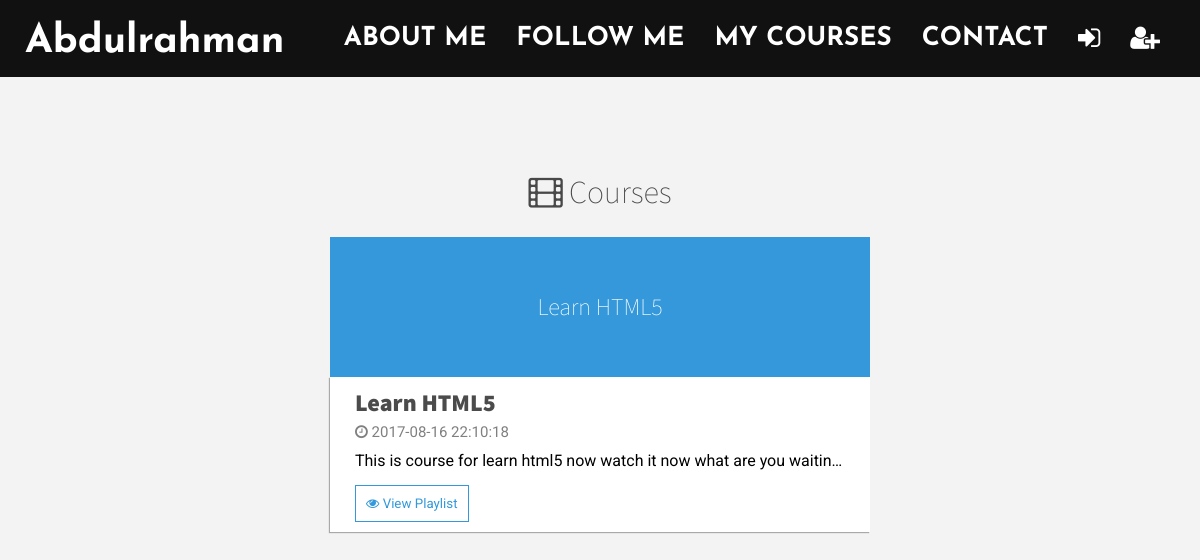
/courses.php, run on the app's committed database.
### tables this page shows
CREATE TABLE `courses` (
  `CourseID` int(11) NOT NULL,
  `CourseName` varchar(80) NOT NULL,
  `CourseDesc` text NOT NULL,
  `CourseDate` timestamp NOT NULL DEFAULT CURRENT_TIMESTAMP,
  `CourseLink` text NOT NULL,
  `Lessons` varchar(50) NOT NULL,
  `Lang` varchar(50) NOT NULL
);

### courses.php (the view, shortened to what this page needs)
<?php
  include('incs/all.php');
  $courses = $conn->prepare("SELECT * FROM courses");
  $courses->execute();
  $courses_data = $courses->fetchAll();
?>
  <h1 class='center _100 light gray mb-25'><i class='fa fa-film'></i> Courses</h1>
  <article class="courses-container">
    <?php foreach ($courses_data as $oc) {  ?>
      <section class="course">
        <div class='header'><h2><?php echo $oc['CourseName']; ?></h2></div>
        <div class='course-content'>
          <h2 class='mb-5'><?php echo $oc['CourseName']; ?></h2>
          <span><i class='fa fa-clock-o'></i> <?php echo $oc['CourseDate']; ?></span>
          <p><?php echo $oc['CourseDesc'] ?></p>
          <button class='btn btn-white mt-15' onclick='window.location.href = "view-course?course_id=<?php echo $oc['CourseID'] ?>"'><i class='fa fa-eye'></i> View Playlist</button>
        </div>
      </section>
    <?php } ?>
  </article>
<?php include($paths['all_important_files'] . 'footer.php'); ?>

### layout/css/nav.css (style rules this page uses)
body { overflow-x: hidden; }

### layout/css/main.css (style rules this page uses)
.courses-container { width: 1200px; margin: auto; display: flex; justify-content: space-around; align-items: flex-start; }
.courses-container .course { position: relative; width: 27%; margin-bottom: 25px; background-color: #FFF; }
.courses-container .course .header { padding: 10px; text-align: center; background-color: #3498db; color: #FFF; }
.courses-container .course .header h2 { font-weight: 100; font-family: 'Source Sans Pro', sans-serif; line-height: 5em; }
.courses-container .course .course-content { padding: 10px 25px; box-shadow: -1px 1px 1px darkgrey; }
.courses-container .course .course-content h2 { opacity: 0.7; font-weight: 900; font-family: 'Source Sans Pro'; }
.courses-container .course .course-content span { display: block; margin-bottom: 10px; color: gray; font-size: 15px; }
.courses-container .course .course-content p { max-width: 900px; text-overflow: ellipsis; overflow: hidden; white-space: nowrap; }
.courses-container .course .course-content button { border-color: #3498db; border-radius: 0; font-family: 'Roboto'; color: #3498db; }
@media (min-width: 890px) and (max-width: 1400px) { .courses-container { width: 100%; margin: 0; display: flex; } }
@media (min-width: 890px) and (max-width: 1400px) { .courses-container .course { margin: auto; width: 45%; } }

### data on the page
courses: CourseName "Learn HTML5", CourseDate "2017-08-16 22:10:18", CourseDesc "This is course for learn html5 now watch it now what are you waitin…"
